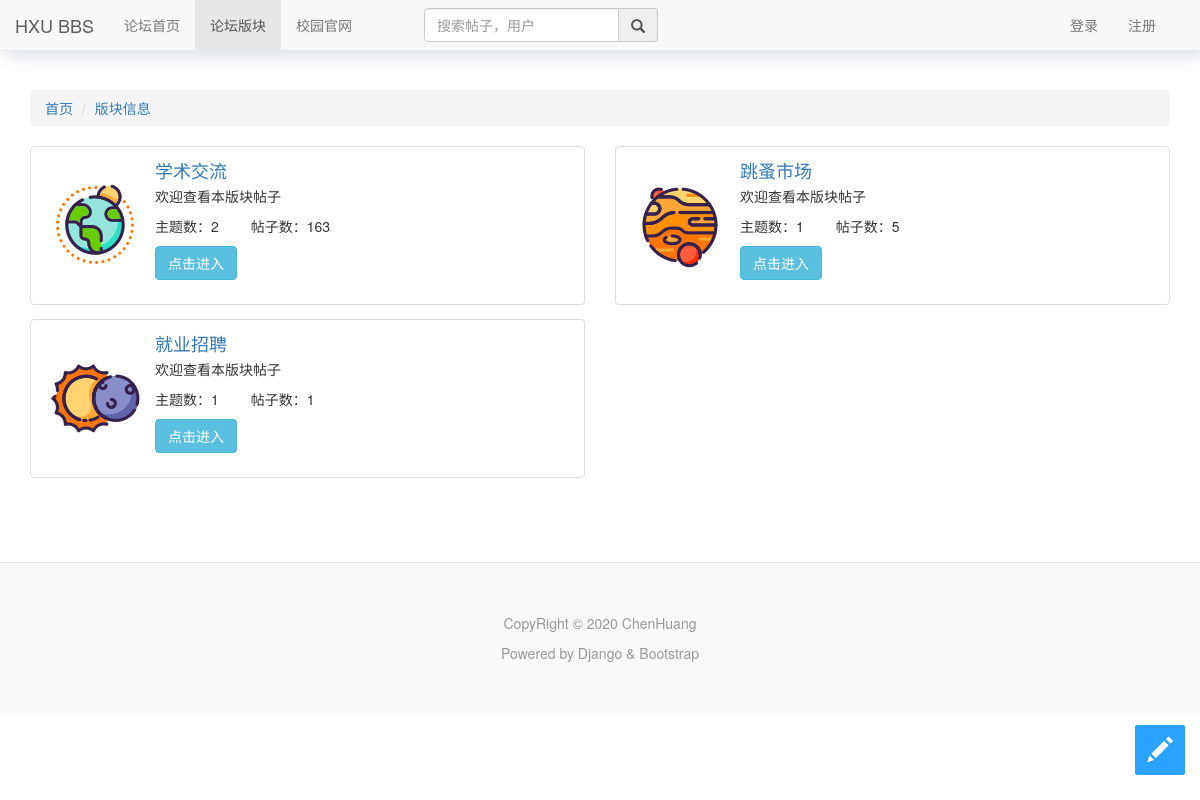
The app's page /category/, older data.
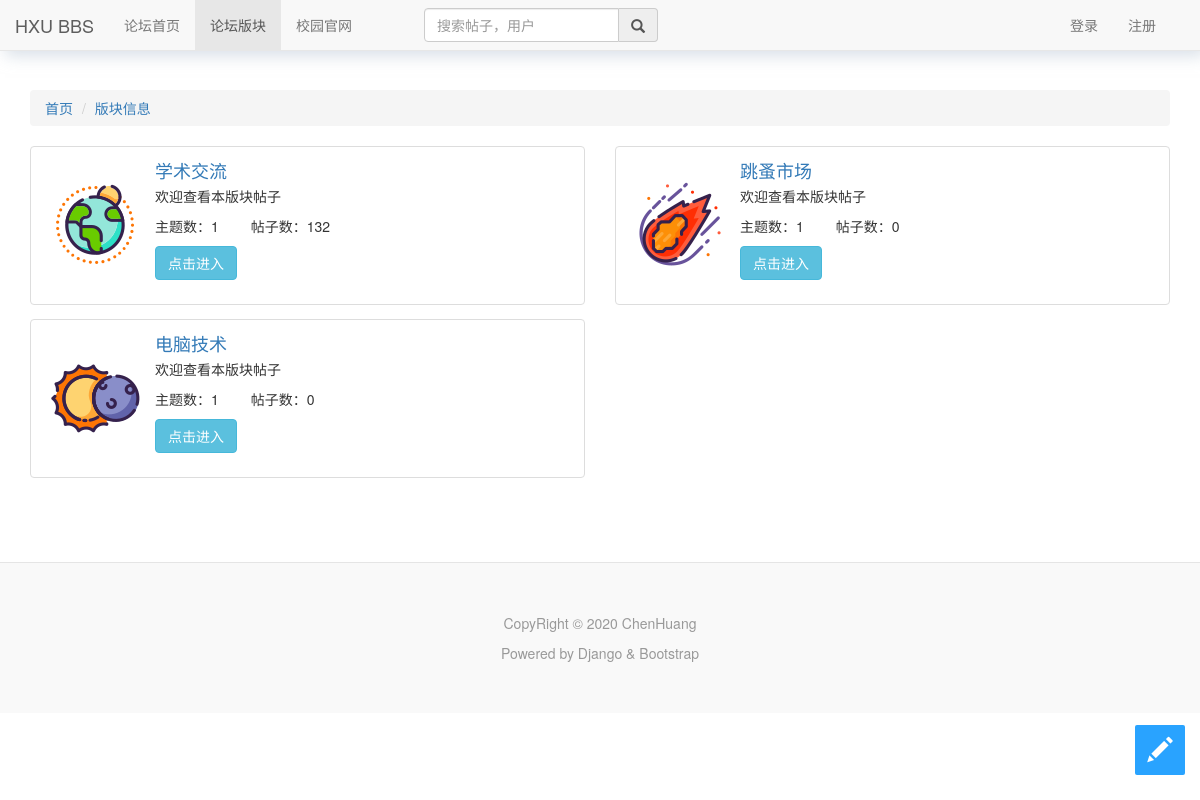
The same page, newer data.
### bbs/models.py (models this page shows, shortened)
class Category(models.Model):
    name = models.CharField(max_length=128, verbose_name='版块名')
    image = models.ImageField(upload_to='categoryimg', default='categoryimg/beidouqixing.png')
    brief = models.CharField(max_length=128, default='欢迎查看本版块帖子',  verbose_name='版块简介')
    post_num = models.IntegerField(default=0, verbose_name='帖子数')
    class Meta:
        verbose_name = "版块"  # 表名改成中文名
        verbose_name_plural = verbose_name

### bbs/views.py (the view)
# urls.py: path('category/', category, name='category'),
def category(request):
    category_list = Category.objects.all()
    return render(request, 'bbs/category.html', locals())

### bbs/templates/bbs/category.html (shortened to what this page needs)
{% extends 'base.html' %}
{% block category %}
active
{% endblock %}
{% block content %}
<div class="container">
    <div class="ljdh">
        <ol class="breadcrumb">
            <li><a href="{% url 'index' %}">首页</a></li>
            <li><a href="">版块信息</a></li>
        </ol>
    </div>
    <div class="row">
        {% for category in category_list %}
        <div class="col-md-6">
            <div class="media bs-example">
                <div class="media-left media-middle">
                    <a href="/categorydetail/?name={{ category.name }}">
                        <img class="media-object" src="/media/{{ category.image }}" alt="...">
                    </a>
                </div>
                <div class="media-body">
                    <a href="/categorydetail/?name={{ category.name }}"><h4 class="media-heading">{{ category.name }}</h4></a>
                    <p>{{ category.brief }}</p>
                    <p>
                        <span style="margin-right: 2em">主题数：{{ category.theme_set.all.count }}</span>
                        <span>帖子数：{{ category.post_set.count}}</span>
                    </p>
                    <p><a href="/categorydetail/?name={{ category.name }}" class="btn btn-info" role="button">点击进入</a> </p>
                </div>
            </div>
        </div>
        {% endfor %}
    </div>
</div>
{% endblock %}

Row changes from the older to the newer data that the page shows:
changed Category "学术交流": theme_set.all.count "2" → "1"; post_set.count "163" → "132"
changed Category "跳蚤市场": image: a different picture; post_set.count "5" → "0"
changed Category: name "就业招聘" → "电脑技术"; post_set.count "1" → "0"
